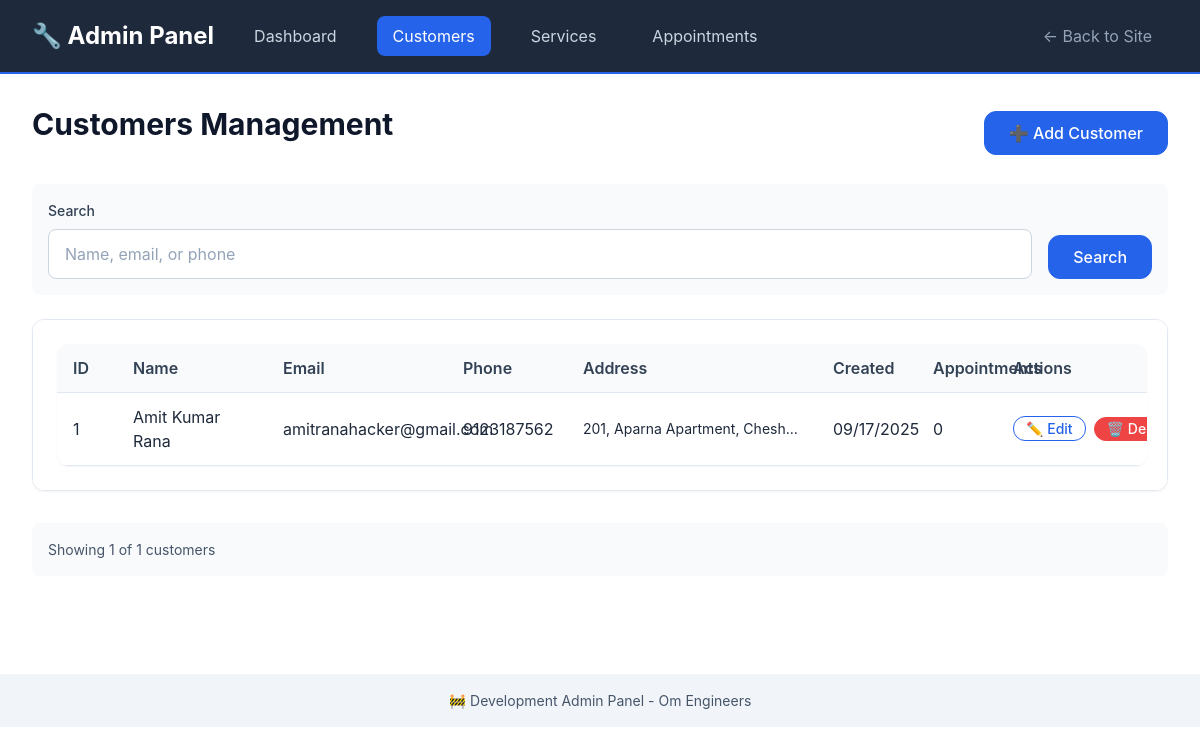
The page /admin/customers on the database its author committed.
### models/customer_db.py (models this page shows, shortened)
class Customer(db.Model):
    __tablename__ = 'customers'
    id: Mapped[int] = mapped_column(primary_key=True)
    name: Mapped[str] = mapped_column(String(100), nullable=False)
    email: Mapped[str] = mapped_column(String(120), nullable=True, index=True)
    phone: Mapped[str] = mapped_column(String(20), nullable=False, index=True)
    address: Mapped[str] = mapped_column(Text, nullable=True)
    created_at: Mapped[datetime] = mapped_column(DateTime, default=datetime.utcnow)
    updated_at: Mapped[datetime] = mapped_column(DateTime, default=datetime.utcnow, onupdate=datetime.utcnow)
    appointments = db.relationship('Appointment', back_populates='customer', cascade='all, delete-orphan')

### routes/admin.py (the view, shortened to what this page needs)
@admin_bp.route('/customers')
def customers():
    search = request.args.get('search', '')
    page = request.args.get('page', 1, type=int)
    query = Customer.query
    customers = query.order_by(Customer.created_at.desc()).paginate(
        page=page, per_page=20, error_out=False
    )
    return render_template('admin/customers.html', customers=customers, search=search)

### templates/admin/customers.html (shortened to what this page needs)
{% extends "admin/base.html" %}
{% block content %}
<div style="display: flex; justify-content: space-between; align-items: center; margin-bottom: var(--space-6);">
    <h1>Customers Management</h1>
    <a href="{{ url_for('admin.new_customer') }}" class="btn btn-primary">➕ Add Customer</a>
</div>
<div class="filters">
    <form method="GET" style="display: flex; gap: var(--space-4); align-items: end; flex-wrap: wrap; width: 100%;">
        <div style="flex: 1; min-width: 200px;">
            <label for="search" class="form-label">Search</label>
            <input type="text" id="search" name="search" class="form-input"
                   placeholder="Name, email, or phone" value="{{ search }}">
        </div>
        <button type="submit" class="btn btn-primary">Search</button>
    </form>
</div>
{% if customers.items %}
<div class="card">
    <table class="admin-table">
        <thead>
            <tr>
                <th>ID</th>
                <th>Name</th>
                <th>Email</th>
                <th>Phone</th>
                <th>Address</th>
                <th>Created</th>
                <th>Appointments</th>
                <th>Actions</th>
            </tr>
        </thead>
        <tbody>
            {% for customer in customers.items %}
            <tr>
                <td>{{ customer.id }}</td>
                <td>{{ customer.name }}</td>
                <td>{{ customer.email }}</td>
                <td>{{ customer.phone }}</td>
                <td class="address-column">
                    <div style="max-width: 250px; overflow: hidden; text-overflow: ellipsis; white-space: nowrap;"
                         title="{{ customer.address or 'No address provided' }}">
                        {{ customer.address or 'No address' }}
                    </div>
                </td>
                <td>{{ customer.created_at.strftime('%m/%d/%Y') }}</td>
                <td>{{ customer.appointments|length }}</td>
                <td>
                    <div style="display: flex; gap: var(--space-2);">
                        <a href="{{ url_for('admin.edit_customer', customer_id=customer.id) }}"
                           class="btn btn-sm btn-outline">✏️ Edit</a>
                        <form method="POST" action="{{ url_for('admin.delete_customer', customer_id=customer.id) }}"
                              style="display: inline;"
                              onsubmit="return confirm('Are you sure you want to delete this customer? This will also delete all their appointments!')">
                            <button type="submit" class="btn btn-sm btn-danger">🗑️ Delete</button>
                        </form>
                    </div>
                </td>
            </tr>
            {% endfor %}
        </tbody>
    </table>
</div>
{% endif %}
<div style="margin-top: var(--space-8); padding: var(--space-4); background: var(--gray-50); border-radius: var(--border-radius);">
    <p style="margin: 0; color: var(--gray-600); font-size: var(--font-size-sm);">
        Showing {{ customers.items|length }} of {{ customers.total }} customers
    </p>
</div>
{% endblock %}

### templates/admin/base.html (shortened to what this page needs)
<!DOCTYPE html>
<html lang="en">
<head>
    <link rel="stylesheet" href="{{ url_for('static', filename='css/main.css') }}">
</head>
<body>
    <header class="admin-header">
        <div class="container">
            <div class="admin-nav">
                <h2 style="color: var(--white); margin: 0;">🔧 Admin Panel</h2>
                <a href="{{ url_for('admin.index') }}" class="{% if request.endpoint == 'admin.index' %}active{% endif %}">Dashboard</a>
                <a href="{{ url_for('admin.customers') }}" class="{% if 'customers' in request.endpoint %}active{% endif %}">Customers</a>
                <a href="{{ url_for('admin.services') }}" class="{% if 'services' in request.endpoint %}active{% endif %}">Services</a>
                <a href="{{ url_for('admin.appointments') }}" class="{% if 'appointments' in request.endpoint %}active{% endif %}">Appointments</a>
                <div style="margin-left: auto;">
                    <a href="{{ url_for('main.index') }}" style="color: var(--gray-400);">← Back to Site</a>
                </div>
            </div>
        </div>
    </header>
    <main class="admin-content">
        <div class="container">
            {% block content %}{% endblock %}
        </div>
    </main>
    <footer style="background-color: var(--gray-100); padding: var(--space-4) 0; text-align: center; color: var(--gray-600);">
        <div class="container">
            <p style="margin: 0; font-size: var(--font-size-sm);">
                🚧 Development Admin Panel - {{ config.APP_NAME }}
            </p>
        </div>
    </footer>
</body>
</html>

### templates/admin/base.html (style rules this page uses)
.admin-header { background-color: var(--gray-800); color: var(--white); padding: var(--space-4) 0; border-bottom: 2px solid var(--primary-color); }
.admin-nav { display: flex; gap: var(--space-6); align-items: center; }
.admin-nav a { color: var(--gray-300); text-decoration: none; padding: var(--space-2) var(--space-4); border-radius: var(--border-radius); transition: all 0.2s ease; }
.admin-nav a:hover, .admin-nav a.active { background-color: var(--primary-color); color: var(--white); }
.admin-content { padding: var(--space-8) 0; min-height: calc(100vh - 200px); }
.admin-table { width: 100%; border-collapse: collapse; background: var(--white); box-shadow: var(--shadow-sm); border-radius: var(--border-radius-lg); overflow: hidden; }
.admin-table th, .admin-table td { padding: var(--space-3) var(--space-4); text-align: left; border-bottom: 1px solid var(--gray-200); }
.admin-table th { background-color: var(--gray-50); font-weight: var(--font-weight-semibold); color: var(--gray-700); }
.btn-sm { padding: var(--space-1) var(--space-3); font-size: var(--font-size-sm); min-height: auto; }
.btn-danger { background-color: var(--error-color); border-color: var(--error-color); color: var(--white); }
.filters { background: var(--gray-50); padding: var(--space-4); border-radius: var(--border-radius); margin-bottom: var(--space-6); display: flex; gap: var(--space-4); align-items: end; flex-wrap: wrap; }

### templates/admin/customers.html (style rules this page uses)
.admin-table { min-width: 800px; table-layout: fixed; }
.admin-table th:nth-child(1) { width: 60px; }
.admin-table th:nth-child(2) { width: 150px; }
.admin-table th:nth-child(3) { width: 180px; }
.admin-table th:nth-child(4) { width: 120px; }
.admin-table th:nth-child(5) { width: 250px; }
.admin-table th:nth-child(6) { width: 100px; }
.admin-table th:nth-child(7) { width: 80px; }
.admin-table th:nth-child(8) { width: 150px; }
.address-column { font-size: var(--font-size-sm); }
@media (max-width: 1200px) { .card { overflow-x: auto; } }
@media (max-width: 1200px) { .admin-table { min-width: 1000px; } }

### rows shown on the page
Customer: id "1", name "Amit Kumar Rana", email "amitranahacker@gmail.com", phone "9123187562", address "201, Aparna Apartment, Chesh…", created_at "09/17/2025", appointments|length "0"

### other values the page prints
{{ customers.items|length }} "1"
{{ customers.total }} "1"
{{ config.APP_NAME }} "Om Engineers"
